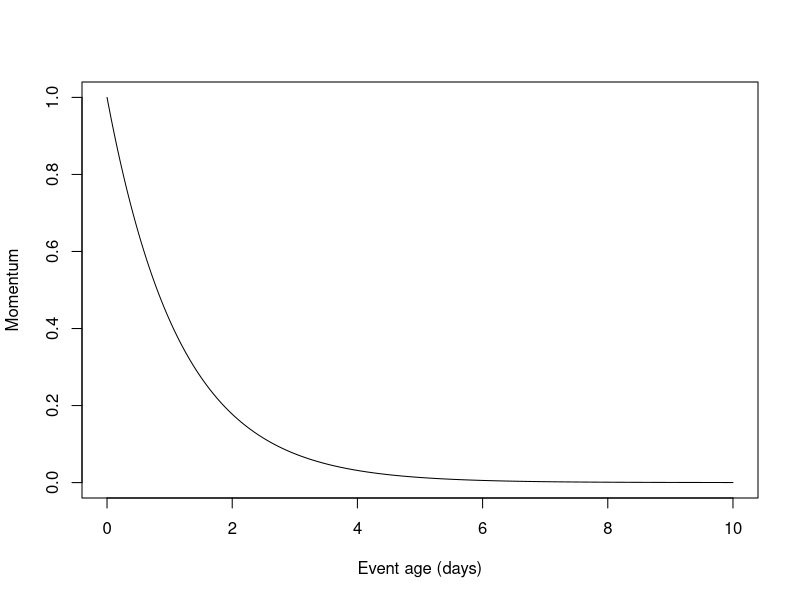
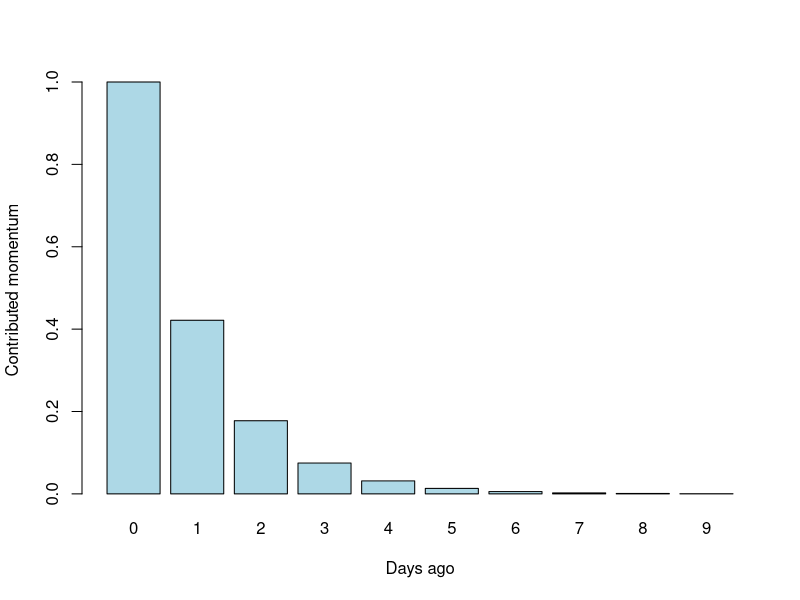
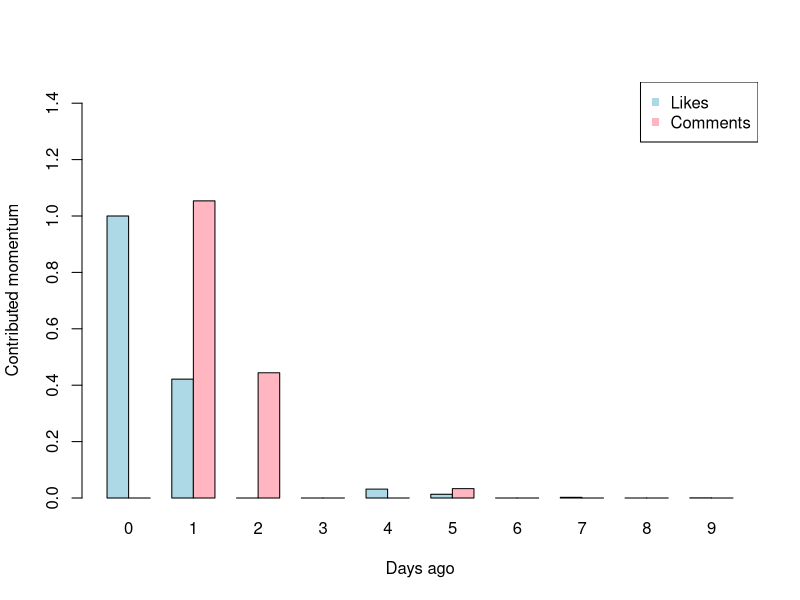
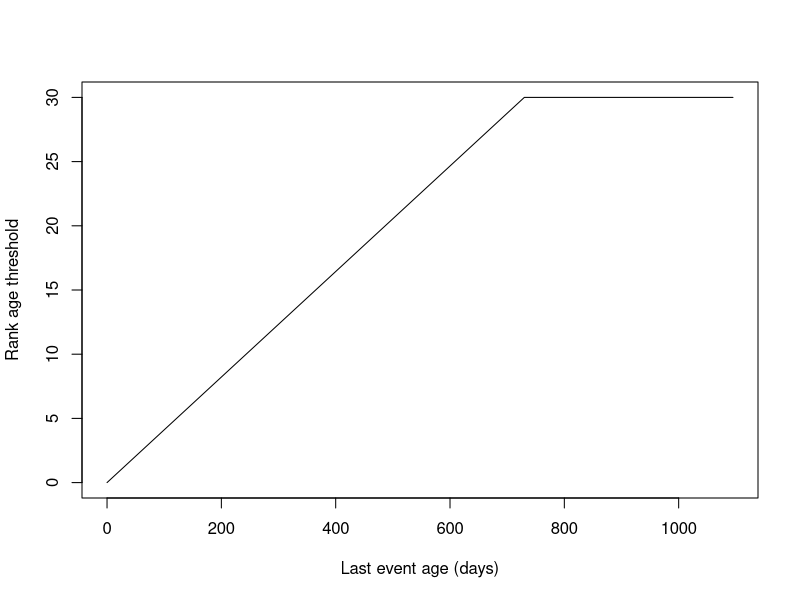

Recreate these plots in R, in order.
## ---- chunk 1
daysToSeconds <- function(seconds) { seconds * 60 * 60 * 24 }
secondsToDays <- function(seconds) { seconds / 60 / 60 / 24 }

colorLikes = "lightblue"
colorComments = "lightpink"

likeMomentumDecayFactor <- .00001
likeWeight <- 1

commentMomentumDecayFactor <- .00001
commentWeight <- 2.5

maxThresholdDays <- 30
thresholdDecayPeriodDays <- 730
## ---- chunk 2
eventAge <- seq.int(0, 10 * 24 * 60 * 60)
momentum <- likeWeight * ((1 - likeMomentumDecayFactor) ^ eventAge)
df <- data.frame(secondsToDays(eventAge), momentum)
plot(df,
    xlab = "Event age (days)",
    ylab = "Momentum",
    type = 'l',
    ylim = c(0, max(momentum))
)
## ---- chunk 3

timeFrame <- 10 * 24 * 60 * 60
eventAge <- seq.int(0, timeFrame)

likeEvents <- c(
    0,
    1 * 24 * 60 * 60,
    2 * 24 * 60 * 60,
    3 * 24 * 60 * 60,
    4 * 24 * 60 * 60,
    5 * 24 * 60 * 60,
    6 * 24 * 60 * 60,
    7 * 24 * 60 * 60,
    8 * 24 * 60 * 60,
    9 * 24 * 60 * 60
)

momentumAt <- function(eventAge) {
    likeWeight * ((1 - likeMomentumDecayFactor) ^ eventAge)
}

barplot(
    momentumAt(likeEvents),
    names.arg = secondsToDays(likeEvents),
    xlab = "Days ago",
    ylab = "Contributed momentum",
    col = c(colorLikes)
)
## ---- chunk 4

timeFrame <- 10 * 24 * 60 * 60
eventAge <- seq.int(0, timeFrame)

instants <- c(
    0,
    1 * 24 * 60 * 60,
    2 * 24 * 60 * 60,
    3 * 24 * 60 * 60,
    4 * 24 * 60 * 60,
    5 * 24 * 60 * 60,
    6 * 24 * 60 * 60,
    7 * 24 * 60 * 60,
    8 * 24 * 60 * 60,
    9 * 24 * 60 * 60
)

likeEvents <- c(
    0,
    1 * 24 * 60 * 60,
    4 * 24 * 60 * 60,
    5 * 24 * 60 * 60,
    7 * 24 * 60 * 60,
    9 * 24 * 60 * 60
)

commentEvents <- c(
    1 * 24 * 60 * 60,
    5 * 24 * 60 * 60,
    2 * 24 * 60 * 60
)

likesMomentumAt <- function(eventAge) {
    ifelse(eventAge %in% likeEvents,
        likeWeight * ((1 - likeMomentumDecayFactor) ^ eventAge),
        0
    )
}

commentsMomentumAt <- function(eventAge) {
    ifelse(eventAge %in% commentEvents,
        commentWeight * ((1 - commentMomentumDecayFactor) ^ eventAge),
        0
    )
}

barplot(
    rbind(likesMomentumAt(instants), commentsMomentumAt(instants)),
    beside = TRUE,
    names.arg = secondsToDays(instants),
    xlab = "Days ago",
    ylab = "Contributed momentum",
    col = c(colorLikes, colorComments),
    ylim = c(0, max(likesMomentumAt(instants) + commentsMomentumAt(instants)))
)

legend(
    "topright",
    legend = c("Likes", "Comments"),
    pch = 15,
    col = c(colorLikes, colorComments),
)
## ---- chunk 5
eventAgeDays <- seq.int(0, thresholdDecayPeriodDays * 1.5)

rankAgeThreshold <- function(days) {
    rankAgeThreshold <- days * maxThresholdDays / thresholdDecayPeriodDays
    ifelse(rankAgeThreshold > maxThresholdDays, maxThresholdDays, rankAgeThreshold)
}

df <- data.frame(eventAgeDays, rankAgeThreshold(eventAgeDays))
plot(df,
    xlab = "Last event age (days)",
    ylab = "Rank age threshold",
    type = 'l'
)
